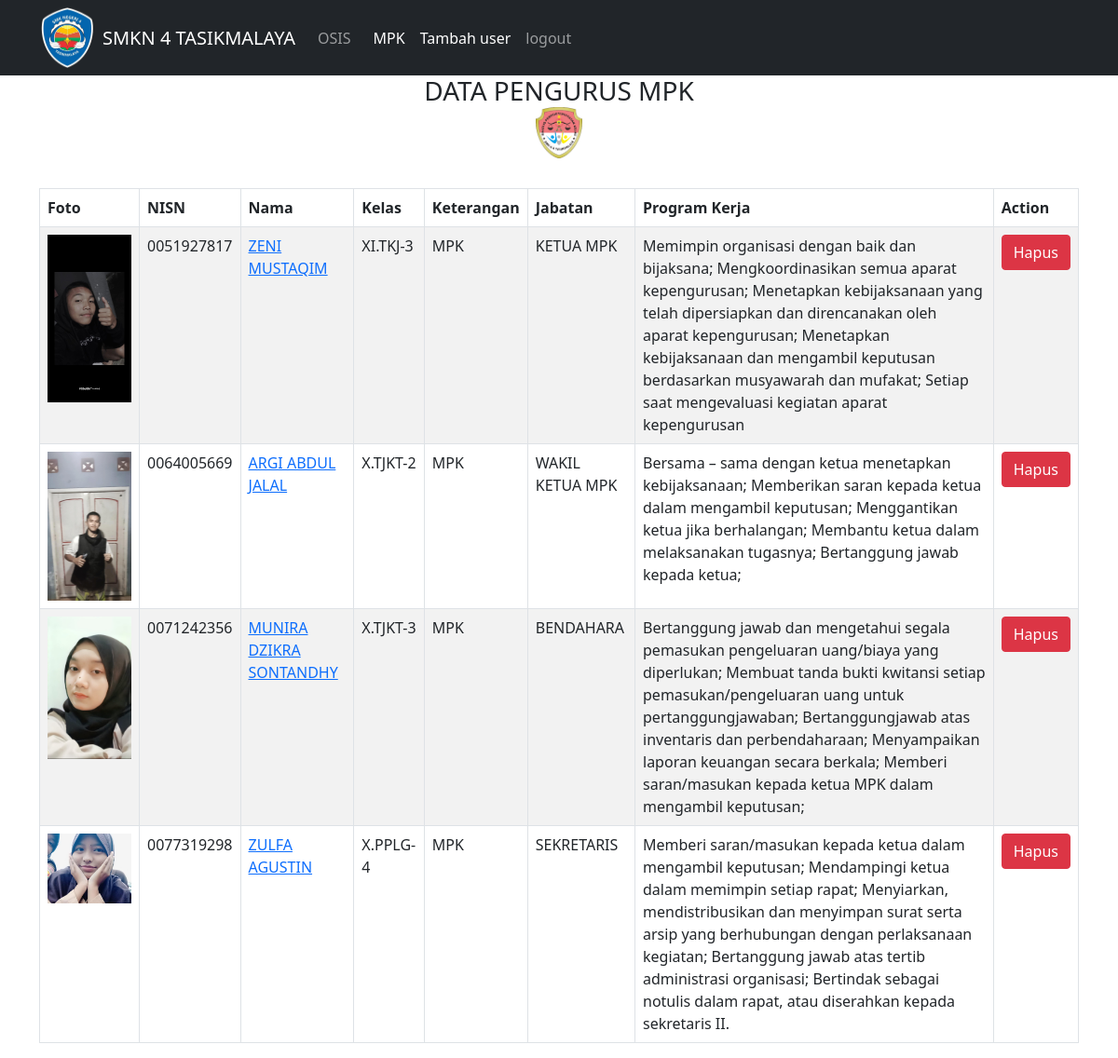
The page /mpk/ on the database its author committed.
### pengurus/models.py (models this page shows, shortened)
class Data(models.Model):
    nis = models.CharField(max_length=10)
    nama = models.CharField(max_length=50)
    kelas = models.ForeignKey(Kelas, on_delete=models.CASCADE, null=True)
    keterangan = models.ForeignKey(Keterangan, on_delete=models.CASCADE, null=True)
    jabatan = models.CharField(max_length=50)
    proker = models.TextField(null=True)
    cover = models.ImageField(upload_to='cover/', null=True)
    tanggal = models.DateTimeField(auto_now_add=True, null=True)

class Kelas(models.Model):
    nama = models.TextField(max_length=10)
    def __str__(self):
        return self.nama

class Keterangan(models.Model):
    nama = models.CharField(max_length=4)
    keterangan = models.TextField()
    def __str__(self):
        return self.nama

### pengurus/views.py (the view)
# urls.py: path('mpk/', mpk, name='mpk'),
def mpk(request):
        mpkk = Data.objects.filter(keterangan__nama='MPK')
        konteks = {
            'mpkk' : mpkk,
        }
        return render(request, 'mpk.html', konteks)

### pengurus/templates/mpk.html (shortened to what this page needs)
{% extends 'base.html' %}
{% block content %}
<nav class="navbar navbar-expand-lg navbar-dark bg-dark">
  <div class="container">
    <img src="/static/img/logo.png" class="me-2" width="60px" height="65px">
    <a class="navbar-brand">SMKN 4 TASIKMALAYA</a>
    <div class="collapse navbar-collapse" id="navbarSupportedContent">
      <ul class="navbar-nav me-auto mb-2 mb-lg-0">
        <li class="nav-item">
          <a class="nav-link me-2" aria-current="page" href="{% url 'data' %}">OSIS</a>
        </li>
        <li class="nav-item">
          <a class="nav-link active" aria-current="page" href="{% url 'mpk' %}">MPK</a>
        </li>
        <li class="nav-item">
          <a class="nav-link active" aria-current="page" href="{% url 'signup' %}">Tambah user</a>
        </li>
        <li class="nav-item">
          <a class="nav-link" href="{% url 'logout' %}">logout</a>
        </li>
      </ul>
    </div>
  </div>
</nav>
<div class="container">
  <div class="row">
    <div class="col-md-12">
      <h3>
        <center>DATA PENGURUS MPK</center>
        <center>
          <img src="/static/img/mpk.png" alt="" width="50px" height="55px">
        </center>
      </h3>
       <br>
      <div class="card-body table-responsive p-0">
        <table class="table table-bordered table-striped">
          <thead>
            <tr>
              <th>Foto</th>
              <th>NISN</th>
              <th>Nama</th>
              <th>Kelas</th>
              <th>Keterangan</th>
              <th>Jabatan</th>
              <th>Program Kerja</th>
              <th>Action</th>
            </tr>
          </thead>
          <tbody>
            {% for mpk in mpkk %}
            <tr>
              <td>
                {% if mpk.cover %}
                  <img src="{{ mpk.cover.url }}" width="90px">
                {% endif %}
              </td>
              <td>{{ mpk.nis }}</td>
              <td><a href="{% url 'ubah_data' mpk.id %}">{{ mpk.nama }}</a></td>
              <td>{{ mpk.kelas }}</td>
              <td>{{ mpk.keterangan }}</td>
              <td>{{ mpk.jabatan }}</td>
              <td>{{ mpk.proker }}</td>
              <td>
                <button type="button" class="btn btn-danger" data-bs-toggle="modal" data-bs-target="#hapus-{{ mpk.id }}">
                  Hapus
                </button>
              </td>
            </tr>
            {% endfor %}
          </tbody>
        </table>
      </div>
    </div>
  </div>
</div>
{% endblock %}

### rows shown on the page
Data: cover (picture), nis "0051927817", nama "ZENI MUSTAQIM", kelas "XI.TKJ-3", keterangan "MPK", jabatan "KETUA MPK", proker "Memimpin organisasi dengan baik dan bijaksana; Mengkoordinasikan semua aparat kepengurusan; Menetapkan kebijaksanaan yang telah dipersiapkan dan direncanakan oleh aparat kepengurusan; Menetapkan kebijaksanaan dan mengambil keputusan berdasarkan musyawarah dan mufakat; Setiap saat mengevaluasi kegiatan aparat kepengurusan"
Data: cover (picture), nis "0064005669", nama "ARGI ABDUL JALAL", kelas "X.TJKT-2", keterangan "MPK", jabatan "WAKIL KETUA MPK", proker "Bersama – sama dengan ketua menetapkan kebijaksanaan; Memberikan saran kepada ketua dalam mengambil keputusan; Menggantikan ketua jika berhalangan; Membantu ketua dalam melaksanakan tugasnya; Bertanggung jawab kepada ketua;"
Data: cover (picture), nis "0071242356", nama "MUNIRA DZIKRA SONTANDHY", kelas "X.TJKT-3", keterangan "MPK", jabatan "BENDAHARA", proker "Bertanggung jawab dan mengetahui segala pemasukan pengeluaran uang/biaya yang diperlukan; Membuat tanda bukti kwitansi setiap pemasukan/pengeluaran uang untuk pertanggungjawaban; Bertanggungjawab atas inventaris dan perbendaharaan; Menyampaikan laporan keuangan secara berkala; Memberi saran/masukan kepada ketua MPK dalam mengambil keputusan;"
Data: cover (picture), nis "0077319298", nama "ZULFA AGUSTIN", kelas "X.PPLG-4", keterangan "MPK", jabatan "SEKRETARIS", proker "Memberi saran/masukan kepada ketua dalam mengambil keputusan; Mendampingi ketua dalam memimpin setiap rapat; Menyiarkan, mendistribusikan dan menyimpan surat serta arsip yang berhubungan dengan perlaksanaan kegiatan; Bertanggung jawab atas tertib administrasi organisasi; Bertindak sebagai notulis dalam rapat, atau diserahkan kepada sekretaris II."
